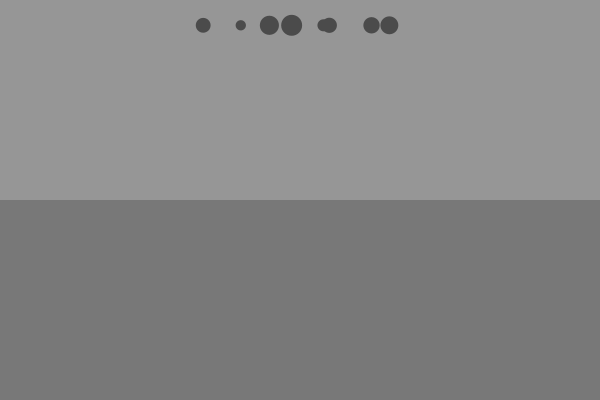
Frame 1 (no input)
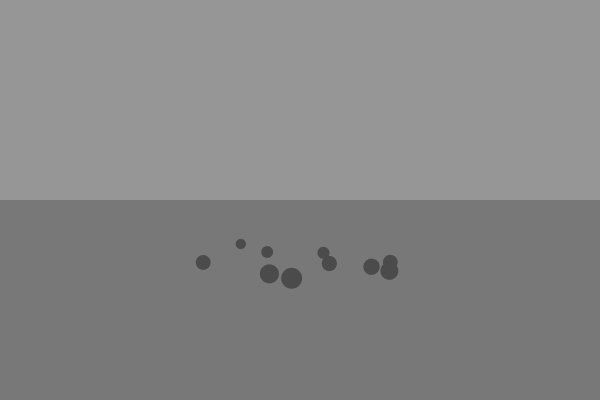
Frame 60 (the mouse pressed at the canvas centre just before this capture)
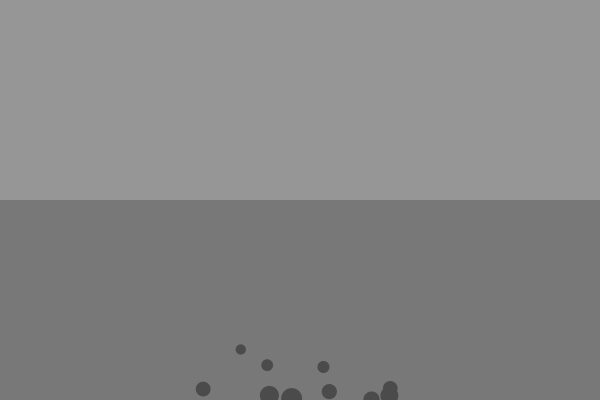
Frame 120 (the mouse held since frame 60 and released just before this capture)

The Processing sketch that drew these frames (run headless with seeded random() and noise(); from frame 60 on, the mouse is pressed at the canvas centre):

// Processing sketch: force_movers_fluid_drag
// ── force_movers_fluid_drag.pde
Mover[] movers = new Mover[10];
PVector gravity;
PVector wind;
int boxY;

void setup() {
  size(600, 400);
  boxY = height - 200;
  noStroke();
  for (int i = 0; i < movers.length; i++) {
    movers[i] = new Mover();
  }
}

void draw() {
  background(150);
  fill(75, 100);
  rect(0, boxY, width, height - boxY);


  for (int i = 0; i < movers.length; i++) {
    gravity = new PVector(0, 0.3);
    gravity.mult(movers[i].mass);
    movers[i].applyForce(gravity);


    //wind = new PVector(0.1, 0);
    //movers[i].applyForce(wind);


    //PVector fiction = movers[i].volocity.get();
    //fiction.normalize();
    //fiction.mult(-1);
    //float mu = 0.01;
    //fiction.mult(mu);
    //movers[i].applyForce(fiction);
    

    if (movers[i].location.y > boxY) {
      PVector drag = movers[i].volocity.get();
      drag.normalize();
      drag.mult(-1);

      float speed = movers[i].volocity.mag();
      float c = 0.1;

      drag.mult(c * speed * speed);
      movers[i].applyForce(drag);
    }
    
    
    movers[i].update();
    movers[i].display();
    movers[i].checkEdge();
  }
}
// ── mover.pde


class Mover {
  PVector location;
  PVector volocity;
  PVector acceleration;
  float mass;

  Mover() {
    location = new PVector(random(width/2-100, width/2+100), 25);
    volocity = new PVector(0, 0);
    acceleration = new PVector(0, 0);
    mass = random (1, 3);
  }

  void applyForce(PVector f) {
    PVector force = PVector.div(f, mass);
    acceleration.add(force);
  }

  void update() {
    volocity.add(acceleration);
    //volocity.limit(10);
    println(volocity.y);
    location.add(volocity);
    acceleration.mult(0);
  }

  void display() {
    noStroke();
    fill(75);
    ellipse(location.x, location.y, mass * 10, mass * 10);
  }

  void checkEdge() {
    if (location.x > width) {
      location.x = width;
      volocity.x *= -1;
    } else if (location.x < 0) {
      volocity.x *= -1;
      location.x = 0;
    }

    if (location.y > height) {
      volocity.y *= -1;
      location.y = height;
    }
  }
}
